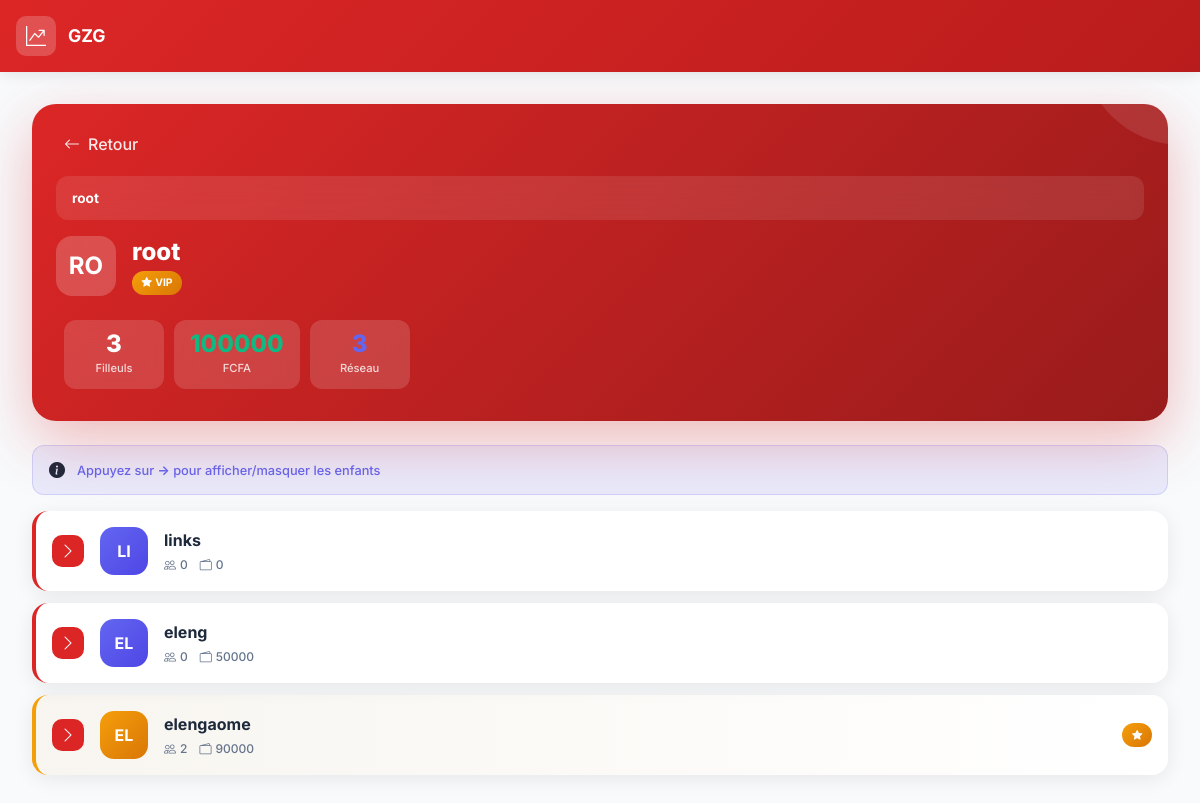
/network/ (signed in), run on the app's committed database.
### parrainage/models.py (models this page shows, shortened)
class Profile(models.Model):
    user = models.OneToOneField(User, on_delete=models.CASCADE, related_name='profile')
    referrer = models.ForeignKey(
        'self',
        on_delete=models.SET_NULL,
        null=True,
        blank=True,
        related_name='referrals'
    )
    referral_code = models.CharField(max_length=50, unique=True, editable=False)
    phone_number = models.CharField(max_length=20, blank=True, null=True, help_text="Numéro de téléphone")
    country = CountryField(blank=True, null=True, help_text="Pays de résidence")
    total_paid = models.DecimalField(max_digits=12, decimal_places=2, default=0.00)
    is_vip = models.BooleanField(default=False)
    reset_token = models.CharField(max_length=64, blank=True, null=True)
    reset_token_expires = models.DateTimeField(blank=True, null=True)
    REFERRAL_LIMIT = 2  # Maximum 2 filleuls directs
    @property
    def progress_percent(self):
        from decimal import Decimal
        quota = GlobalSettings.get_current_quota()
        if quota <= 0: return 0
        return min((float(self.total_paid) / float(quota)) * 100, 100)
    def get_downline_tree(self, level=0, max_depth=10):
        if level >= max_depth:
            return []
        tree = []
        for referral in self.referrals.all():
            node = {
                'profile': referral,
                'level': level + 1,
                'children': referral.get_downline_tree(level + 1, max_depth)
            }
            tree.append(node)
        return tree

### parrainage/views.py (the view)
# urls.py: path('network/', views.network_tree_visual_view, name='network_tree'),
@login_required
def network_tree_visual_view(request, pk=None):
    import json
    from django.core.serializers.json import DjangoJSONEncoder
    if pk:
        root_profile = get_object_or_404(Profile, pk=pk)
    else:
        root_profile, created = Profile.objects.get_or_create(user=request.user)
    my_profile, created = Profile.objects.get_or_create(user=request.user)
    downline_tree = root_profile.get_downline_tree(max_depth=100)
    def build_node_data(node):
        return {
            'id': node['profile'].pk,
            'username': node['profile'].user.username,
            'referral_code': node['profile'].referral_code,
            'is_vip': node['profile'].is_vip,
            'total_paid': float(node['profile'].total_paid),
            'progress_percent': node['profile'].progress_percent,
            'referrals_count': node['profile'].referrals.count(),
            'level': node['level'],
            'date_joined': node['profile'].user.date_joined.strftime('%d/%m/%Y'),
            'children': [build_node_data(child) for child in node.get('children', [])]
        }
    root_data = {
        'id': root_profile.pk,
        'username': root_profile.user.username,
        'referral_code': root_profile.referral_code,
        'is_vip': root_profile.is_vip,
        'total_paid': float(root_profile.total_paid),
        'progress_percent': root_profile.progress_percent,
        'referrals_count': root_profile.referrals.count(),
        'level': 0,
        'date_joined': root_profile.user.date_joined.strftime('%d/%m/%Y'),
        'children': [build_node_data(child) for child in downline_tree]
    }
    tree_json = json.dumps(root_data, cls=DjangoJSONEncoder)
    breadcrumbs = []
    current = root_profile
    while current:
        breadcrumbs.append(current)
        current = current.referrer
    breadcrumbs.reverse()
    children = []
    for node in downline_tree:
        child_data = {
            'profile': node['profile'],
            'children': node.get('children', [])
        }
        children.append(child_data)
    context = {
        'root_profile': root_profile,
        'my_profile': my_profile,
        'tree_json': tree_json,
        'breadcrumbs': breadcrumbs,
        'children': children,
        'total_downline': sum(1 for _ in root_profile.get_downline_tree(level=0, max_depth=100)),
    }
    return render(request, 'parrainage/network_tree.html', context)

### parrainage/models.py (called while the page is built)
    @classmethod
    def get_current_quota(cls):
        config, _ = cls.objects.get_or_create(id=1)
        return config.required_quota

### templates/parrainage/network_tree.html (shortened to what this page needs)
{% extends 'parrainage/base.html' %}
{% block content %}
<div class="network-tree-container slide-up">
    <div class="network-header-modern">
        <div class="header-content">
            <a href="{% url 'my_referrals' %}" class="breadcrumb-link-modern d-inline-flex align-items-center gap-2 mb-3" style="display: inline-flex !important;">
                <i class="bi bi-arrow-left"></i>
                <span>Retour</span>
            </a>
            <div class="breadcrumb-modern">
                {% for crumb in breadcrumbs %}
                    {% if forloop.last %}
                    <span class="breadcrumb-current">{{ crumb.user.username }}</span>
                    {% else %}
                    <a href="{% url 'network_tree_pk' crumb.pk %}" class="breadcrumb-link-modern">{{ crumb.user.username }}</a>
                    <span class="breadcrumb-separator"><i class="bi bi-chevron-right"></i></span>
                    {% endif %}
                {% endfor %}
            </div>
            <div class="profile-info-modern">
                <div class="profile-avatar-large">
                    {{ root_profile.user.username|slice:":2"|upper }}
                </div>
                <div class="profile-details">
                    <h3>{{ root_profile.user.username }}</h3>
                    <div class="profile-status">
                        {% if root_profile.is_vip %}
                        <span class="vip-badge-small">
                            <i class="bi bi-star-fill"></i> VIP
                        </span>
                        {% else %}
                        <span>{{ root_profile.progress_percent|floatformat:0 }}% VIP</span>
                        {% endif %}
                    </div>
                </div>
            </div>
            <div class="stats-row-modern">
                <div class="stat-card-modern-small">
                    <div class="stat-value-modern">{{ root_profile.referrals.count }}</div>
                    <div class="stat-label-modern">Filleuls</div>
                </div>
                <div class="stat-card-modern-small">
                    <div class="stat-value-modern" style="color: #10b981;">{{ root_profile.total_paid|floatformat:0 }}</div>
                    <div class="stat-label-modern">FCFA</div>
                </div>
                <div class="stat-card-modern-small">
                    <div class="stat-value-modern" style="color: #6366f1;">{{ total_downline }}</div>
                    <div class="stat-label-modern">Réseau</div>
                </div>
            </div>
        </div>
    </div>
    {% if children %}
    <div class="info-banner-modern">
        <i class="bi bi-info-circle-fill"></i>
        <span class="info-banner-text">Appuyez sur <strong>→</strong> pour afficher/masquer les enfants</span>
    </div>
    {% endif %}
    <div class="tree-nodes-container">
        {% if children %}
            {% for child in children %}
            <div class="node-wrapper">
                <div class="network-node-modern {% if child.profile.is_vip %}vip{% endif %}"
                     onclick="window.location.href='{% url 'network_tree_pk' child.profile.pk %}'">
                    <button class="node-action-btn expand" onclick="event.stopPropagation(); toggleChildren('child-{{ child.profile.pk }}', this)">
                        <i class="bi bi-chevron-right"></i>
                    </button>
                    <div class="node-avatar" style="background: linear-gradient(135deg, {% if child.profile.is_vip %}#f59e0b, #d97706{% else %}#6366f1, #4f46e5{% endif %});">
                        {{ child.profile.user.username|slice:":2"|upper }}
                    </div>
                    <div class="node-info">
                        <div class="node-name">{{ child.profile.user.username }}</div>
                        <div class="node-stats">
                            <span class="node-stat">
                                <i class="bi bi-people"></i>
                                {{ child.children|length }}
                            </span>
                            <span class="node-stat">
                                <i class="bi bi-wallet2"></i>
                                {{ child.profile.total_paid|floatformat:0 }}
                            </span>
                        </div>
                    </div>
                    {% if child.profile.is_vip %}
                    <span class="vip-badge-small">
                        <i class="bi bi-star-fill"></i>
                    </span>
                    {% endif %}
                </div>
            </div>
            {% endfor %}
        {% endif %}
    </div>
</div>
{% endblock %}

### templates/parrainage/base.html (style rules this page uses)
:root { --primary-color: #dc2626; --primary-dark: #b91c1c; --primary-light: #ef4444; --secondary-color: #1e293b; --success-color: #10b981; --warning-color: #f59e0b; --danger-color: #ef4444; --bg-color: #f8fafc; --card-bg: #ffffff; --text-primary: #1e293b; --text-secondary: #64748b; --border-color: #e2e8f0; --shadow-sm: 0 1px 3px rgba(0,0,0,0.1); --shadow-md: 0 4px 12px rgba(0,0,0,0.08); --shadow-lg: 0 10px 40px rgba(0,0,0,0.12); --radius-sm: 12px; --radius-md: 16px; --radius-lg: 20px; --radius-xl: 24px; }
* { font-family: 'Inter', -apple-system, BlinkMacSystemFont, sans-serif; -webkit-tap-highlight-color: transparent; }
body { background: var(--bg-color); min-height: 100vh; padding-bottom: 80px; color: var(--text-primary); }
@media (min-width: 768px) { body { padding-bottom: 0; } }
.slide-up { animation: slideUp 0.4s ease-out; }

### data on the page
Profile: user.username "root", user.username "RO", referrals.count "3", total_paid "100000"
Profile: profile.user.username "LI", profile.user.username "links", children|length "0", profile.total_paid "0"
Profile: profile.user.username "EL", profile.user.username "eleng", children|length "0", profile.total_paid "50000"
Profile: profile.user.username "EL", profile.user.username "elengaome", children|length "2", profile.total_paid "90000", is_vip True (drawn)
